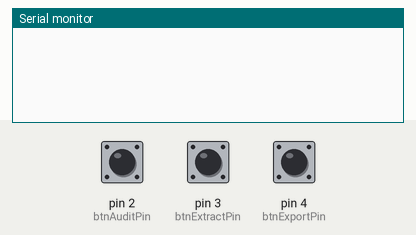
Simulated run of this sketch. Board: Arduino Uno, built with avr-gcc and run on an emulated ATmega328P. Parts: the last lines printed to the serial monitor. Inputs (shaded band) come from the test bench; at power-on: pin 2 (btnAuditPin) HIGH, pin 3 (btnExtractPin) HIGH, pin 4 (btnExportPin) HIGH.

Above: at 1.2 s.
1.3 s: pin 2 (btnAuditPin) pulled LOW for 0.15 s
At 1.9 s:
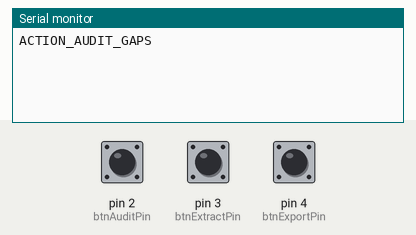
2.9 s: pin 3 (btnExtractPin) pulled LOW for 0.15 s
At 4.1 s:
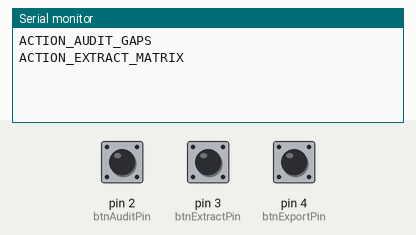
4.5 s: pin 4 (btnExportPin) pulled LOW for 0.15 s
At 5.5 s:
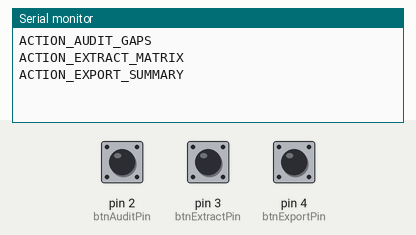

The sketch:

psuhackathon.ino
```cpp
const int btnAuditPin = 2;
const int btnExtractPin = 3;
const int btnExportPin = 4;

// Keep track of previous button states to detect new presses
bool lastAuditState = HIGH;
bool lastExtractState = HIGH;
bool lastExportState = HIGH;

void setup() {
  Serial.begin(9600);
  pinMode(btnAuditPin, INPUT_PULLUP);
  pinMode(btnExtractPin, INPUT_PULLUP);
  pinMode(btnExportPin, INPUT_PULLUP);
}

void loop() {
  // Read current states
  bool currentAuditState = digitalRead(btnAuditPin);
  bool currentExtractState = digitalRead(btnExtractPin);
  bool currentExportState = digitalRead(btnExportPin);

  // Check Button 1: Pressed (transition from HIGH to LOW)
  if (lastAuditState == HIGH && currentAuditState == LOW) {
    Serial.println("ACTION_AUDIT_GAPS");
    delay(200); // Debounce delay
  }
  lastAuditState = currentAuditState;

  // Check Button 2: Pressed
  if (lastExtractState == HIGH && currentExtractState == LOW) {
    Serial.println("ACTION_EXTRACT_MATRIX");
    delay(200);
  }
  lastExtractState = currentExtractState;

  // Check Button 3: Pressed
  if (lastExportState == HIGH && currentExportState == LOW) {
    Serial.println("ACTION_EXPORT_SUMMARY");
    delay(200);
  }
  lastExportState = currentExportState;
}
```

Measured:
- after the input at 1.3 s, the serial monitor: prints a new line at once (image 1)
- after the input at 2.9 s, the serial monitor: prints a new line at once (image 2)
- after the input at 4.5 s, the serial monitor: prints a new line at once (image 3)
